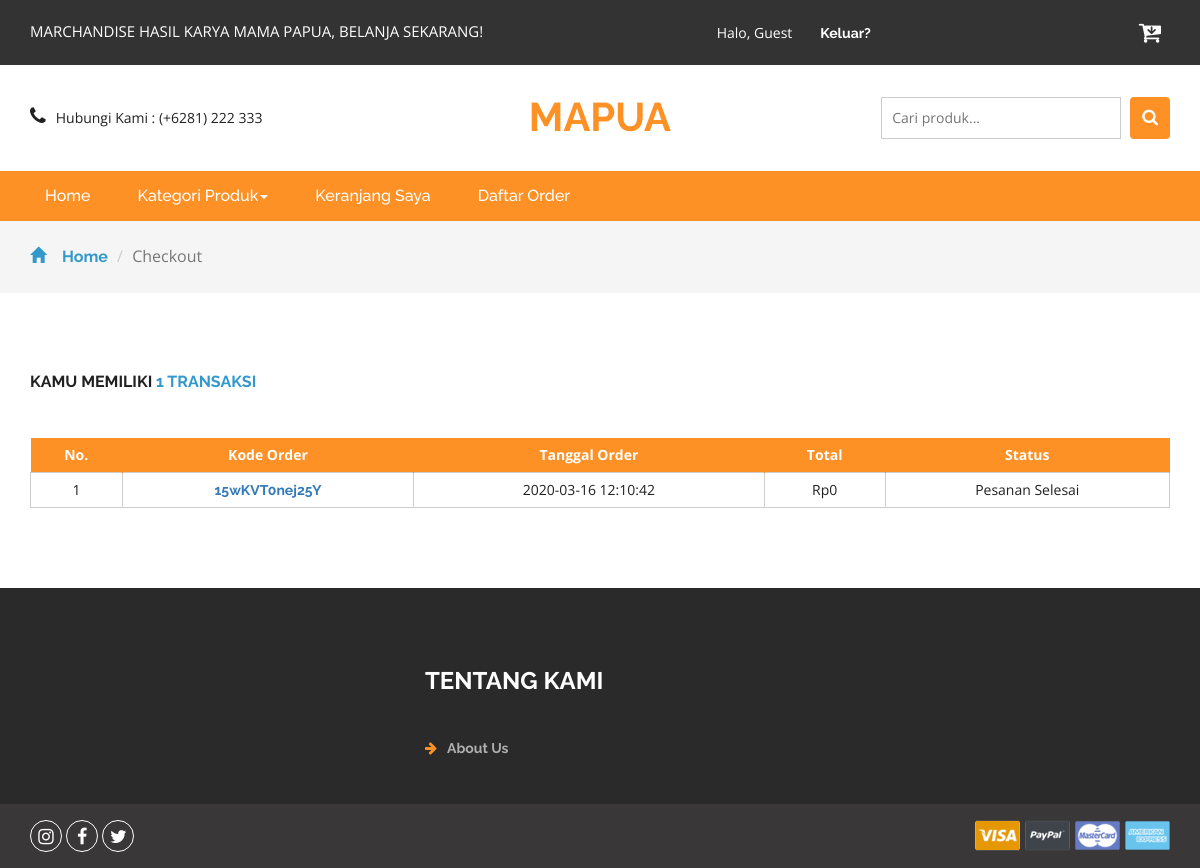
/daftarorder.php (signed in), run on the app's committed database.
### tables this page shows
CREATE TABLE `cart` (
  `idcart` int(11) NOT NULL,
  `orderid` varchar(100) NOT NULL,
  `userid` int(11) NOT NULL,
  `tglorder` timestamp NOT NULL DEFAULT current_timestamp(),
  `status` varchar(10) NOT NULL DEFAULT 'Cart'
);

### daftarorder.php (the view, shortened to what this page needs)
<?php
include 'dbconnect.php';
	$uid = $_SESSION['id'];
	$itungtrans = mysqli_query($conn,"select count(orderid) as jumlahtrans from cart where userid='$uid' and status!='Cart'");
	$itungtrans2 = mysqli_fetch_assoc($itungtrans);
	$itungtrans3 = $itungtrans2['jumlahtrans'];
?>
<!DOCTYPE html>
<html>
<head>
<link href="css/bootstrap.css" rel="stylesheet" type="text/css" media="all" />
<link href="css/style.css" rel="stylesheet" type="text/css" media="all" />
<link href="css/font-awesome.css" rel="stylesheet">
</head>
<body>
	<div class="agileits_header">
		<div class="container">
			<div class="w3l_offers">
				<p>MARCHANDISE HASIL KARYA MAMA PAPUA, BELANJA SEKARANG!</p>
			</div>
			<div class="agile-login">
				<ul>
				<?php
				if(!isset($_SESSION['log'])){
					echo '
					<li><a href="registered.php"> Daftar</a></li>
					<li><a href="login.php">Masuk</a></li>
					';
				} else {
					if($_SESSION['role']=='Member'){
					echo '
					<li style="color:white">Halo, '.$_SESSION["name"].'
					<li><a href="logout.php">Keluar?</a></li>
					';
					} else {
					echo '
					<li style="color:white">Halo, '.$_SESSION["name"].'
					<li><a href="admin">Admin Panel</a></li>
					<li><a href="logout.php">Keluar?</a></li>
					';
					};
				}
				?>
				</ul>
			</div>
			<div class="product_list_header">
					<a href="cart.php"><button class="w3view-cart" type="submit" name="submit" value=""><i class="fa fa-cart-arrow-down" aria-hidden="true"></i></button>
					 </a>
			</div>
			<div class="clearfix"> </div>
		</div>
	</div>
	<div class="logo_products">
		<div class="container">
		<div class="w3ls_logo_products_left1">
				<ul class="phone_email">
					<li><i class="fa fa-phone" aria-hidden="true"></i>Hubungi Kami : (+6281) 222 333</li>
				</ul>
			</div>
			<div class="w3ls_logo_products_left">
				<h1><a href="index.php">Mapua</a></h1>
			</div>
		<div class="w3l_search">
			<form action="search.php" method="post">
				<input type="search" name="Search" placeholder="Cari produk...">
				<button type="submit" class="btn btn-default search" aria-label="Left Align">
					<i class="fa fa-search" aria-hidden="true"> </i>
				</button>
			</form>
		</div>
			<div class="clearfix"> </div>
		</div>
	</div>
	<div class="navigation-agileits">
		<div class="container">
			<nav class="navbar navbar-default">
							<div class="collapse navbar-collapse" id="bs-megadropdown-tabs">
								<ul class="nav navbar-nav">
									<li class="active"><a href="index.php" class="act">Home</a></li>
									<li class="dropdown">
										<a href="#" class="dropdown-toggle" data-toggle="dropdown">Kategori Produk<b class="caret"></b></a>
									</li>
									<li><a href="cart.php">Keranjang Saya</a></li>
									<li><a href="daftarorder.php">Daftar Order</a></li>
								</ul>
							</div>
							</nav>
			</div>
		</div>
	<div class="breadcrumbs">
		<div class="container">
			<ol class="breadcrumb breadcrumb1">
				<li><a href="index.php"><span class="glyphicon glyphicon-home" aria-hidden="true"></span>Home</a></li>
				<li class="active">Checkout</li>
			</ol>
		</div>
	</div>
	<div class="checkout">
		<div class="container">
			<h2>Kamu memiliki <span><?php echo $itungtrans3 ?> transaksi</span></h2>
			<div class="checkout-right">
				<table class="timetable_sub">
					<thead>
						<tr>
							<th>No.</th>
							<th>Kode Order</th>
							<th>Tanggal Order</th>
							<th>Total</th>
							<th>Status</th>
						</tr>
					</thead>
					<?php
						$brg=mysqli_query($conn,"SELECT DISTINCT(idcart), c.orderid, tglorder, status from cart c, detailorder d where c.userid='$uid' and d.orderid=c.orderid and status!='Cart' order by tglorder DESC");
						$no=1;
						while($b=mysqli_fetch_array($brg)){
					?>
					<tr class="rem1"><form method="post">
						<td class="invert"><?php echo $no++ ?></td>
						<td class="invert"><a href="order.php?id=<?php echo $b['orderid'] ?>"><?php echo $b['orderid'] ?></a></td>
						<td class="invert"><?php echo $b['tglorder'] ?></td>
						<td class="invert">
						Rp<?php 				$ongkir = 10000;
												$ordid = $b['orderid'];
												$result1 = mysqli_query($conn,"SELECT SUM(qty*hargaafter)+$ongkir AS count FROM detailorder d, produk p where d.orderid='$ordid' and p.idproduk=d.idproduk order by d.idproduk ASC");
												$cekrow = mysqli_num_rows($result1);
												$row1 = mysqli_fetch_assoc($result1);
												$count = $row1['count'];
												if($cekrow > 0){
													echo number_format($count);
													} else {
														echo 'No data';
													}?>
						</td>
						<td class="invert">
							<div class="rem">
								<?php
								if($b['status']=='Payment'){
								echo '
								<a href="konfirmasi.php?id='.$b['orderid'].'" class="form-control btn-primary">
								Konfirmasi Pembayaran
								</a>
								';}
								else if($b['status']=='Diproses'){
								echo 'Pesanan Diproses (Pembayaran Diterima)';
								}
								else if($b['status']=='Dikirim'){
									echo 'Pesanan Dikirim';
								} else if($b['status']=='Selesai'){
									echo 'Pesanan Selesai';
								} else if($b['status']=='Dibatalkan'){
									echo 'Pesanan Dibatalkan';
								} else {
									echo 'Konfirmasi diterima';
								}
								?>
							</form>
							</div>
					<?php
						}
					?>
			</div>
		</div>
<div class="footer">
		<div class="container">
			<div class="w3_footer_grids">
				<div class="col-md-4 w3_footer_grid">
				</div>
				<div class="col-md-3 w3_footer_grid">
					<h3>Tentang Kami</h3>
					<ul class="info">
						<li><i class="fa fa-arrow-right" aria-hidden="true"></i><a href="about.html">About Us</a></li>
				</div>
				<div class="clearfix"> </div>
			</div>
		</div>
	</div>
	<div class="footer-botm">
			<div class="container">
				<div class="w3layouts-foot">
					<ul>
						<li><a href="#" class="w3_agile_instagram"><i class="fa fa-instagram" aria-hidden="true"></i></a></li>
						<li><a href="#" class="w3_agile_facebook"><i class="fa fa-facebook" aria-hidden="true"></i></a></li>
						<li><a href="#" class="agile_twitter"><i class="fa fa-twitter" aria-hidden="true"></i></a></li>
					</ul>
				</div>
				<div class="payment-w3ls">
					<img src="images/card.png" alt=" " class="img-responsive">
				</div>
				<div class="clearfix"> </div>
			</div>
		</div>
<link href="css/skdslider.css" rel="stylesheet">
</body>
</html>

### data on the page
cart: orderid "15wKVT0nej25Y", tglorder "2020-03-16 12:10:42", count "0", status "Pesanan Selesai"

### other printed values
$_SESSION["name"] "Guest"
$itungtrans3 "1"
